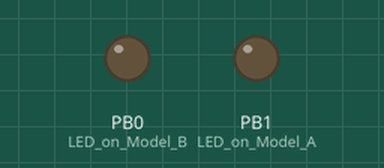
This sketch was run on a simulated ATtiny85, built with avr-gcc and run on an emulated ATtiny85. Shown: output pins drawn as LEDs (lit = HIGH).

Above: at 1.05 s.
Timing chart, 0 to 4.0 s (numbered marks = the images above):
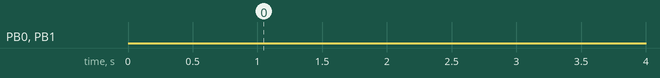

Measured:
- by itself, PB0 (LED_on_Model_B), PB1 (LED_on_Model_A): LOW → HIGH at 8.5 s, → LOW 0.10 s later, → HIGH 0.10 s later, → LOW 0.10 s later, … (1216 changes in this stretch)

The sketch:

RickRollDuckyScriptSketch.ino
```cpp
/*
* Sketch generated by duck2spark from Marcus Mengs aka MaMe82
*
*/
#include "DigiKeyboard.h"

#define DUCK_LEN 182
const PROGMEM uint8_t duckraw [DUCK_LEN] = {
	21, 8, 0, 255, 0, 95, 6, 0, 11, 0, 21, 0, 18, 0, 16, 0, 8, 0, 55, 0, 8, 0, 27, 0, 8, 0, 0, 255, 0, 95, 0, 200, 40, 0, 0, 255, 0, 95, 0, 255, 0, 245, 11, 0, 23, 0, 23, 0, 19, 0, 22, 0, 51, 2, 56, 0, 56, 0, 26, 0, 26, 0, 26, 0, 55, 0, 28, 0, 18, 0, 24, 0, 23, 0, 24, 0, 5, 0, 8, 0, 55, 0, 6, 0, 18, 0, 16, 0, 56, 0, 26, 0, 4, 0, 23, 0, 6, 0, 11, 0, 56, 2, 25, 0, 46, 0, 7, 0, 20, 2, 26, 0, 33, 0, 26, 0, 38, 0, 26, 2, 10, 0, 27, 2, 6, 0, 20, 2, 36, 2, 4, 0, 5, 0, 45, 2, 6, 0, 11, 0, 4, 0, 17, 0, 17, 0, 8, 0, 15, 0, 46, 0, 21, 2, 12, 0, 6, 0, 14, 0, 4, 2, 22, 0, 23, 0, 15, 0, 8, 0, 28, 0, 0, 255, 0, 95, 40, 0, 0, 255, 0, 95
};
int i = 1; //how many times the payload should run (-1 for endless loop)
bool blink=true;

void setup()
{
	// initialize the digital pin as an output.
	pinMode(0, OUTPUT); //LED on Model B
	pinMode(1, OUTPUT); //LED on Model A
	DigiKeyboard.delay(1000); //wait 1000 milliseconds before first run, to give target time to initialize
}

void loop()
{

	//should code be runned in this loop?
	if (i != 0) {
		DigiKeyboard.sendKeyStroke(0);

		//parse raw duckencoder script
		for (int i=0; i<DUCK_LEN; i+=2)
		{
			uint8_t key = pgm_read_word_near(duckraw + i);
			uint8_t mod = pgm_read_word_near(duckraw + i+1);
			if (key == 0) //delay (a delay>255 is split into a sequence of delays)
			{
				DigiKeyboard.delay(mod);
			}
			else DigiKeyboard.sendKeyStroke(key,mod);
		}
		i--;
		DigiKeyboard.delay(5000); //wait 5000 milliseconds before next loop iteration

	}
	else if (blink)
	{
		digitalWrite(0, HIGH);   // turn the LED on (HIGH is the voltage level)
		digitalWrite(1, HIGH);
		delay(100);               // wait for a second
		digitalWrite(0, LOW);    // turn the LED off by making the voltage LOW
		digitalWrite(1, LOW);
		delay(100);               // wait for a second
	}
}
```
